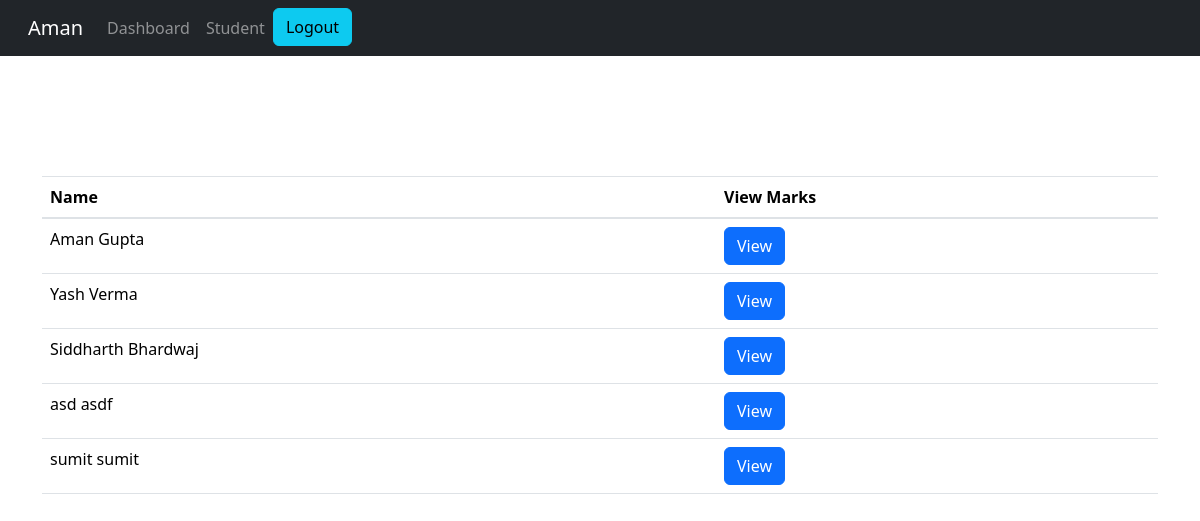
/teacher/teacher-view-student-marks (signed in), run on the app's committed database.
### student/models.py (models this page shows, shortened)
class Student(models.Model):
    user=models.OneToOneField(User,on_delete=models.CASCADE)
    mobile = models.IntegerField(max_length=10)
    @property
    def get_name(self):
        return self.user.first_name+" "+self.user.last_name

### teacher/views.py (the view)
# urls.py: path('teacher-view-student-marks', views.teacher_view_student_marks_view,name='teacher-view-student-marks'),
@login_required(login_url='teacherlogin')
def teacher_view_student_marks_view(request):
    students= SMODEL.Student.objects.all()
    return render(request,'teacher/teacher_view_student_marks.html',{'students':students})

### teacher/templates/teacher/teacher_view_student_marks.html (shortened to what this page needs)
{% extends 'teacher/teacherbase.html' %}
{% block content %}
<head>
    <link href="http://netdna.bootstrapcdn.com/bootstrap/4.0.0-beta/css/bootstrap.min.css" rel="stylesheet">
    <link rel="stylesheet" href="https://maxcdn.bootstrapcdn.com/bootstrap/4.4.1/css/bootstrap.min.css">
    <link href="https://maxcdn.bootstrapcdn.com/font-awesome/4.3.0/css/font-awesome.min.css" rel="stylesheet">
    <link href="https://cdn.jsdelivr.net/npm/bootstrap@5.3.1/dist/css/bootstrap.min.css" rel="stylesheet">
  </head>
<br><br>
<div class="container">
  <table class="table table-hover" id="dev-table">
    <thead>
      <tr>
        <th>Name</th>
        <th>View Marks</th>
      </tr>
    </thead>
    {% for t in students %}
    <tr>
      <td> {{t.get_name}}</td>
      <td><a class="btn btn-primary btn-xs" href="{% url 'teacher-view-marks' t.id  %}">View</a></td>
    </tr>
    {% endfor %}
</div>
{% endblock content %}

### teacher/templates/teacher/teacherbase.html (shortened to what this page needs)
<!DOCTYPE html>
{% load static %}
<html lang="en" dir="ltr">
<head>
  <link href="https://cdn.jsdelivr.net/npm/bootstrap@5.3.2/dist/css/bootstrap.min.css" rel="stylesheet">
  <link rel="stylesheet" href="https://cdnjs.cloudflare.com/ajax/libs/font-awesome/5.12.1/css/all.min.css">
</head>
<body>
<nav class="navbar navbar-expand-lg navbar-dark bg-dark">
  <div class="container-fluid">
    <a class="navbar-brand mx-3" href="#">{{request.user.first_name}}</a>
      <div class="collapse navbar-collapse mx -3" id="navbarNav">
          <ul class="navbar-nav">
              <li class="nav-item">
                  <a class="nav-link mx - 3" href="/teacher/teacher-dashboard">Dashboard</a>
              </li>
              <li class="nav-item">
                  <a class="nav-link mx - 3 " href="/teacher/teacher-student">Student</a>
              </li>
              <li class="nav-item">
                <a class = "btn btn-info" class="nav-link" href="/logout">Logout</a>
            </li>
        </ul>
      </div>
  </div>
</nav>
  {% block content %}
  {% endblock content %}
  <br><br><br>
  {% include "quiz/footer.html" %}
</body>
</html>

### teacher/templates/teacher/teacherbase.html (style rules this page uses)
a:link { text-decoration: none; }
body { margin: 0; padding: 0; font-family: "Gill Sans", sans-serif;; }

### teacher/templates/teacher/teacher_view_student_marks.html (style rules this page uses)
a:link { text-decoration: none; }

### data on the page
Student: get_name "Aman Gupta"
Student: get_name "Yash Verma"
Student: get_name "Siddharth Bhardwaj"
Student: get_name "asd asdf"
Student: get_name "sumit sumit"

### other printed values
{{ request.user.first_name }} "Aman"
